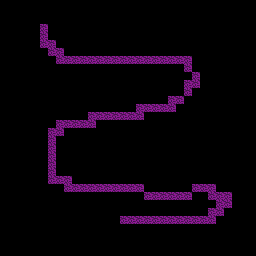

A 2D game scene composited from a Tiled map and its tileset images. What follows is a short description and the map's XML, with every tile layer's data as written:
An orthogonal 32x32 tile map with 8x8 px tiles, 1 tile layer (Tile Layer 1).

<map version="1.10" tiledversion="1.12.2" orientation="orthogonal" renderorder="right-down" width="32" height="32" tilewidth="8" tileheight="8" infinite="0" nextlayerid="2" nextobjectid="1">
 <tileset firstgid="1" source="tiles.tsx" />
 <layer id="1" name="Tile Layer 1" width="32" height="32">
  <data encoding="csv">
0,0,0,0,0,0,0,0,0,0,0,0,0,0,0,0,0,0,0,0,0,0,0,0,0,0,0,0,0,0,0,0,
0,0,0,0,0,0,0,0,0,0,0,0,0,0,0,0,0,0,0,0,0,0,0,0,0,0,0,0,0,0,0,0,
0,0,0,0,0,0,0,0,0,0,0,0,0,0,0,0,0,0,0,0,0,0,0,0,0,0,0,0,0,0,0,0,
0,0,0,0,0,33,0,0,0,0,0,0,0,0,0,0,0,0,0,0,0,0,0,0,0,0,0,0,0,0,0,0,
0,0,0,0,0,33,0,0,0,0,0,0,0,0,0,0,0,0,0,0,0,0,0,0,0,0,0,0,0,0,0,0,
0,0,0,0,0,33,33,0,0,0,0,0,0,0,0,0,0,0,0,0,0,0,0,0,0,0,0,0,0,0,0,0,
0,0,0,0,0,0,33,33,0,0,0,0,0,0,0,0,0,0,0,0,0,0,0,0,0,0,0,0,0,0,0,0,
0,0,0,0,0,0,0,33,33,33,33,33,33,33,33,33,33,33,33,33,33,33,33,33,0,0,0,0,0,0,0,0,
0,0,0,0,0,0,0,0,0,0,0,0,0,0,0,0,0,0,0,0,0,0,0,33,0,0,0,0,0,0,0,0,
0,0,0,0,0,0,0,0,0,0,0,0,0,0,0,0,0,0,0,0,0,0,0,0,33,0,0,0,0,0,0,0,
0,0,0,0,0,0,0,0,0,0,0,0,0,0,0,0,0,0,0,0,0,0,0,33,33,0,0,0,0,0,0,0,
0,0,0,0,0,0,0,0,0,0,0,0,0,0,0,0,0,0,0,0,0,0,0,33,0,0,0,0,0,0,0,0,
0,0,0,0,0,0,0,0,0,0,0,0,0,0,0,0,0,0,0,0,0,33,33,0,0,0,0,0,0,0,0,0,
0,0,0,0,0,0,0,0,0,0,0,0,0,0,0,0,0,33,33,33,33,33,0,0,0,0,0,0,0,0,0,0,
0,0,0,0,0,0,0,0,0,0,0,33,33,33,33,33,33,33,0,0,0,0,0,0,0,0,0,0,0,0,0,0,
0,0,0,0,0,0,0,33,33,33,33,33,0,0,0,0,0,0,0,0,0,0,0,0,0,0,0,0,0,0,0,0,
0,0,0,0,0,0,33,33,0,0,0,0,0,0,0,0,0,0,0,0,0,0,0,0,0,0,0,0,0,0,0,0,
0,0,0,0,0,0,33,0,0,0,0,0,0,0,0,0,0,0,0,0,0,0,0,0,0,0,0,0,0,0,0,0,
0,0,0,0,0,0,33,0,0,0,0,0,0,0,0,0,0,0,0,0,0,0,0,0,0,0,0,0,0,0,0,0,
0,0,0,0,0,0,33,0,0,0,0,0,0,0,0,0,0,0,0,0,0,0,0,0,0,0,0,0,0,0,0,0,
0,0,0,0,0,0,33,0,0,0,0,0,0,0,0,0,0,0,0,0,0,0,0,0,0,0,0,0,0,0,0,0,
0,0,0,0,0,0,33,0,0,0,0,0,0,0,0,0,0,0,0,0,0,0,0,0,0,0,0,0,0,0,0,0,
0,0,0,0,0,0,33,33,33,0,0,0,0,0,0,0,0,0,0,0,0,0,0,0,0,0,0,0,0,0,0,0,
0,0,0,0,0,0,0,0,33,33,33,33,33,33,33,33,33,33,0,0,0,0,0,0,33,33,33,0,0,0,0,0,
0,0,0,0,0,0,0,0,0,0,0,0,0,0,0,0,0,0,33,33,33,33,33,33,0,0,33,33,33,0,0,0,
0,0,0,0,0,0,0,0,0,0,0,0,0,0,0,0,0,0,0,0,0,0,0,0,0,0,0,33,33,0,0,0,
0,0,0,0,0,0,0,0,0,0,0,0,0,0,0,0,0,0,0,0,0,0,0,0,0,0,33,33,0,0,0,0,
0,0,0,0,0,0,0,0,0,0,0,0,0,0,0,33,33,33,33,33,33,33,33,33,33,33,33,0,0,0,0,0,
0,0,0,0,0,0,0,0,0,0,0,0,0,0,0,0,0,0,0,0,0,0,0,0,0,0,0,0,0,0,0,0,
0,0,0,0,0,0,0,0,0,0,0,0,0,0,0,0,0,0,0,0,0,0,0,0,0,0,0,0,0,0,0,0,
0,0,0,0,0,0,0,0,0,0,0,0,0,0,0,0,0,0,0,0,0,0,0,0,0,0,0,0,0,0,0,0,
0,0,0,0,0,0,0,0,0,0,0,0,0,0,0,0,0,0,0,0,0,0,0,0,0,0,0,0,0,0,0,0
</data>
 </layer>
</map>
